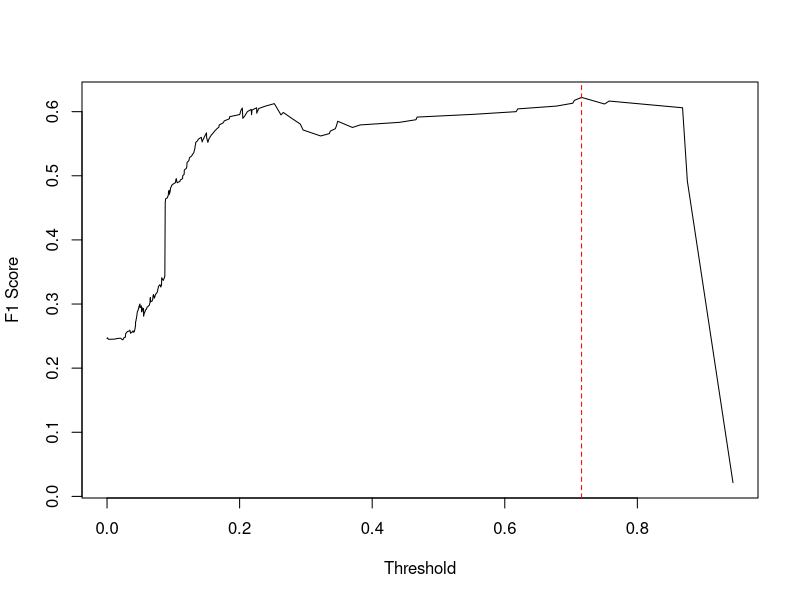

The R source for this figure:
library(caTools)
library(pscl)
library(caret)
library(ROCR)


# Make this reproducible
set.seed(1)

data <- read.csv(file = "preprocessed.csv", header = TRUE, sep = ",")

split <- sample.split(data, SplitRatio = 0.8)
split

training <- subset(data, split == "TRUE")
testing <- subset(data, split == "FALSE")

model <- glm(Is_Ad ~ ., training, family = "binomial")

probs <- predict(model, newdata = testing, type = "response")

# Create a prediction object
pred <- prediction(probs, testing$Is_Ad)

# Calculate performance for different thresholds (e.g., F1 score)
perf <- performance(pred, "f")

# Find the threshold with the maximum F1 score
f1_scores <- perf@y.values[[1]]
thresholds <- perf@x.values[[1]]
best_index <- which.max(f1_scores)
best_threshold <- thresholds[best_index]
cat("Best threshold (max F1):", best_threshold, "\n")

# You can also plot F1 vs threshold
print(plot(thresholds, f1_scores, type = "l", xlab = "Threshold", ylab = "F1 Score"))

print(table(ActualValue = testing$Is_Ad, PredictedValue = probs > best_threshold))
abline(v = best_threshold, col = "red", lty = 2)

print(summary(model))
